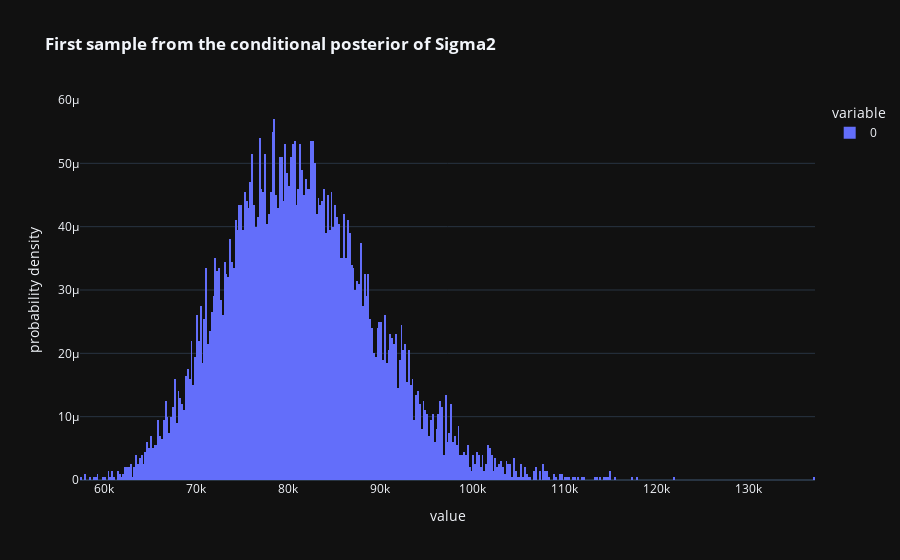

This figure's notebook cell:
### Code cell
plot_hist(sample_sigma2_post(data0, 10000), 
          f"<b>First sample from the conditional posterior of Sigma2</b>"
         )

### Figure 1 — Plotly figure (JSON) as saved in the notebook; plotly's stock layout.template omitted (floating-point values rounded to 4 significant figures; data arrays with more than 128 entries replaced by an {"elided": "..."} marker saying what was removed)
{"data": [{"alignmentgroup": "True", "bingroup": "x", "histnorm": "probability density", "hovertemplate": "variable=0<br>value=%{x}<br>probability density=%{y}<extra></extra>", "legendgroup": "0", "marker": {"color": "#636efa", "pattern": {"shape": ""}}, "name": "0", "nbinsx": 400, "offsetgroup": "0", "orientation": "v", "showlegend": true, "type": "histogram", "x": {"elided": "10000 float values"}, "xaxis": "x", "yaxis": "y"}], "layout": {"barmode": "relative", "legend": {"title": {"text": "variable"}, "tracegroupgap": 0}, "title": {"text": "<b>First sample from the conditional posterior of Sigma2</b>"}, "xaxis": {"anchor": "y", "domain": [0, 1], "title": {"text": "value"}}, "yaxis": {"anchor": "x", "domain": [0, 1], "title": {"text": "probability density"}}}}
